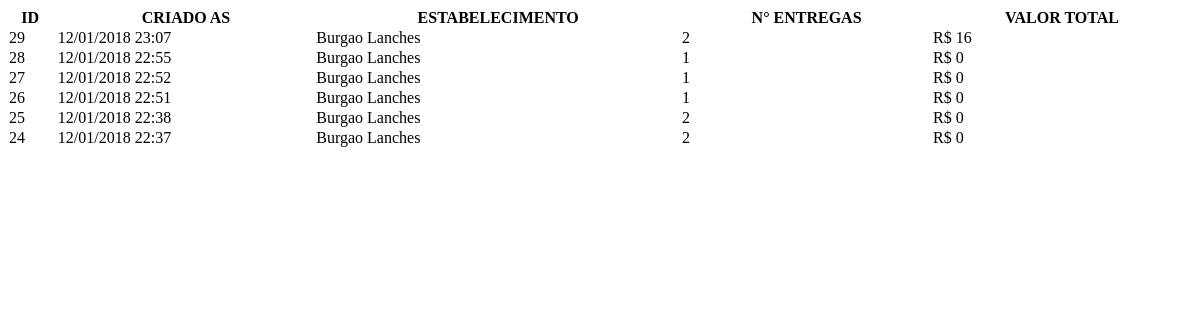
/get-pedidos/, run on an earlier commit of the app's database.
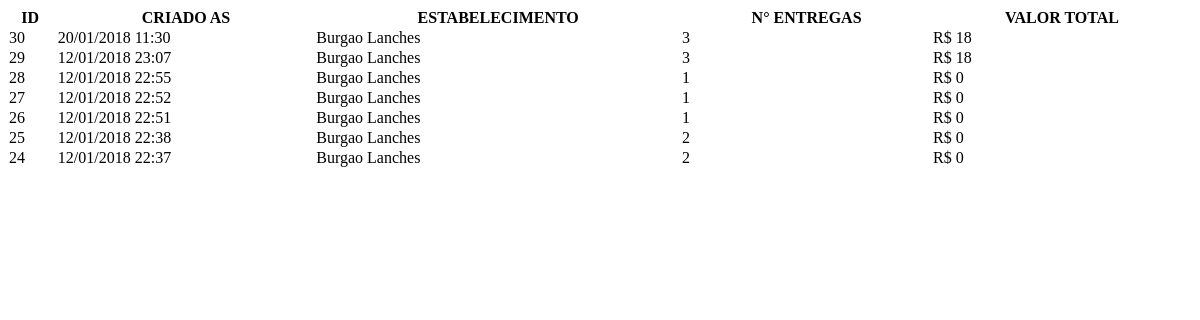
And on a later commit of the database.
### app/models.py (models this page shows, shortened)
class TimeStamped(models.Model):
    class Meta:
        abstract = True
    created_at = models.DateTimeField(auto_now_add=True)
    published_at = models.DateTimeField(auto_now=True)

class Pedido(TimeStamped):
    estabelecimento = models.ForeignKey(Estabelecimento, on_delete=models.CASCADE)
    status = models.BooleanField(default=True)
    coletado = models.BooleanField(default=False)
    is_complete = models.BooleanField(default=False)
    valor_total = models.CharField(max_length=6)
    btn_finalizado = models.BooleanField(default=False)
    is_draft = models.BooleanField(default=False, )
    motorista = models.ForeignKey(User, on_delete=models.CASCADE, blank=True, null=True)
    duration = models.CharField(max_length=100, blank=True, null=True)
    distance = models.CharField(max_length=100, blank=True, null=True)

class BaseAddress(models.Model):
    class Meta:
        abstract = True
    bairro = models.ForeignKey(Bairro, blank=True, null=True, verbose_name='Bairro')
    endereco = models.CharField(max_length=200, blank=True, null=True, verbose_name='Endereço')
    numero = models.CharField(max_length=5, blank=True, null=True, verbose_name='Número')
    complemento = models.CharField(max_length=300, blank=True, null=True, verbose_name='Ponto de Referência')
    lat = models.CharField(max_length=100, blank=True, null=True)
    lng = models.CharField(max_length=100, blank=True, null=True)

class Estabelecimento(TimeStamped, BaseAddress):
    configuration = models.OneToOneField(Configuration, blank=True, null=True)
    user = models.OneToOneField(User, on_delete=models.CASCADE, unique=True)
    is_approved = models.BooleanField(default=False)
    photo = models.URLField(blank=True, null=True)
    phone = models.CharField(max_length=30, blank=True)
    is_online = models.BooleanField(default=False)
    full_address = models.CharField(max_length=300, blank=True, null=True)
    def __str__(self):
        return u'%s' % self.user.first_name
    class Meta:
        permissions = (
            ("view_dashboard_1", "Loja pode ver o dashboard loja tipo 1"),
            ("view_dashboard_2", "Loja pode ver o dashboard loja tipo 2"),
            ("view_dashboard_3", "Loja pode ver o dashboard loja tipo 3"),
            ("view_chat", "Loja pode interagir no Chat"),
        )

class Ponto(BaseAddress, TimeStamped):
    cliente = models.CharField(max_length=100, blank=True, null=True)
    telefone = models.CharField(max_length=100, blank=True, null=True)
    observacoes = models.TextField(blank=True, null=True)
    pedido = models.ForeignKey(Pedido, on_delete=models.CASCADE)
    full_address = models.CharField(max_length=300, blank=True, null=True)
    status = models.BooleanField(default=False)
    duration = models.CharField(max_length=100, blank=True, null=True)
    distance = models.CharField(max_length=100, blank=True, null=True)

### app/views/PedidoView.py (the view)
# urls.py: url(r'^get-pedidos/$', get_pedidos_motorista, name="get_pedidos_motorista"),
@require_http_methods(["GET"])
def get_pedidos_motorista(request):
    pedidos = Pedido.objects.filter(is_complete=False, coletado=False, status=True).order_by('-created_at')
    context = Context({'pedidos': pedidos, 'user': request.user})
    return_str = render_block_to_string('includes/table_pedidos_motorista.html', context)
    return HttpResponse(return_str)

### app/views/snippet_template.py (called while the page is built)
def get_template(template):
    if isinstance(template, (tuple, list)):
        return loader.select_template(template)
    return loader.get_template(template)

def render_block_to_string(template_name, dictionary=None, context_instance=None):
    dictionary = dictionary or {}
    template = get_template(template_name)
    if context_instance:
        context_instance.update(dictionary)
    else:
        context_instance = Context(dictionary)
    return template.render(context_instance)

### app/templates/includes/table_pedidos_motorista.html (shortened to what this page needs)
<table id="table" class="table table-bordered table-striped" class="display"
       cellspacing="0" width="100%">
    <thead>
    <tr>
        <th>ID</th>
        <th></th>
        <th>CRIADO AS</th>
        <th>ESTABELECIMENTO</th>
        <th>N° ENTREGAS</th>
        <th>VALOR TOTAL</th>
    </tr>
    </thead>
    <tbody>
    {% for pedido in pedidos %}
        <tr>
            <td>{{ pedido.id }}</td>
            <td>
            </td>
            <td>{{ pedido.created_at|date:"d/m/Y G:i" }}</td>
            <td>
                {{ pedido.estabelecimento }}
            </td>
            <td>
                {{ pedido.ponto_set.all|length }}
            </td>
            <td>
                R$ {{ pedido.valor_total }}
            </td>
        </tr>
    {% endfor %}
    </tbody>
</table>

What changed in the data, as far as the page shows it:
added Pedido: id "30", created_at "20/01/2018 11:30", estabelecimento "Burgao Lanches", ponto_set.all|length "3", valor_total "18"
changed Pedido id 29: ponto_set.all|length "2" → "3"; valor_total "16" → "18"
